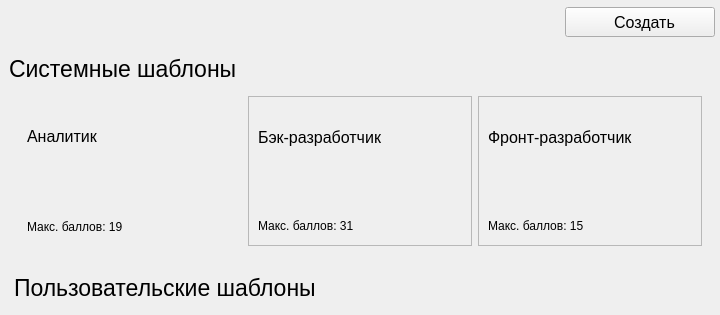
               <widget class="QWidget" name="questionsPage">
                <layout class="QVBoxLayout" name="verticalLayout_13">
                 <property name="spacing">
                  <number>2</number>
                 </property>
                 <property name="leftMargin">
                  <number>0</number>
                 </property>
                 <property name="topMargin">
                  <number>0</number>
                 </property>
                 <property name="rightMargin">
                  <number>0</number>
                 </property>
                 <property name="bottomMargin">
                  <number>0</number>
                 </property>
                 <item alignment="Qt::AlignRight">
                  <widget class="QWidget" name="addWidget" native="true">
                   <property name="minimumSize">
                    <size>
                     <width>160</width>
                     <height>45</height>
                    </size>
                   </property>
                   <property name="maximumSize">
                    <size>
                     <width>160</width>
                     <height>45</height>
                    </size>
                   </property>
                   <layout class="QHBoxLayout" name="horizontalLayout_5">
                    <property name="spacing">
                     <number>5</number>
                    </property>
                    <property name="leftMargin">
                     <number>5</number>
                    </property>
                    <property name="topMargin">
                     <number>5</number>
                    </property>
                    <property name="rightMargin">
                     <number>5</number>
                    </property>
                    <property name="bottomMargin">
                     <number>5</number>
                    </property>
                    <item>
                     <widget class="QPushButton" name="addQuestionaryBtn">
                      <property name="minimumSize">
                       <size>
                        <width>150</width>
                        <height>30</height>
                       </size>
                      </property>
                      <property name="maximumSize">
                       <size>
                        <width>150</width>
                        <height>30</height>
                       </size>
                      </property>
                      <property name="font">
                       <font>
                        <pointsize>12</pointsize>
                       </font>
                      </property>
                      <property name="text">
                       <string>  Создать</string>
                      </property>
                      <property name="icon">
                       <iconset resource="../Qss/icons/_icons.qrc">
                        <normaloff>:/font_awesome_regular/icons/font_awesome/regular/square-plus.png</normaloff>:/font_awesome_regular/icons/font_awesome/regular/square-plus.png</iconset>
                      </property>
                      <property name="iconSize">
                       <size>
                        <width>24</width>
                        <height>24</height>
                       </size>
                      </property>
                     </widget>
                    </item>
                   </layout>
                  </widget>
                 </item>
                 <item>
                  <widget class="QWidget" name="systemWidgets" native="true">
                   <property name="minimumSize">
                    <size>
                     <width>0</width>
                     <height>217</height>
                    </size>
                   </property>
                   <property name="sizeIncrement">
                    <size>
                     <width>0</width>
                     <height>217</height>
                    </size>
                   </property>
                   <layout class="QVBoxLayout" name="verticalLayout_20">
                    <item>
                     <widget class="QLabel" name="labelSys">
                      <property name="minimumSize">
                       <size>
                        <width>0</width>
                        <height>25</height>
                       </size>
                      </property>
                      <property name="maximumSize">
                       <size>
                        <width>16777215</width>
                        <height>25</height>
                       </size>
                      </property>
                      <property name="font">
                       <font>
                        <pointsize>17</pointsize>
                       </font>
                      </property>
                      <property name="text">
                       <string>Cистемные шаблоны</string>
                      </property>
                     </widget>
                    </item>
                    <item alignment="Qt::AlignTop">
                     <widget class="QWidget" name="systemTemplates" native="true">
                      <layout class="QHBoxLayout" name="horizontalLayout_12">
                       <item>
                        <widget class="QFrame" name="analystTemplateFrame">
                         <property name="minimumSize">
                          <size>
                           <width>150</width>
                           <height>150</height>
                          </size>
                         </property>
                         <property name="maximumSize">
                          <size>
                           <width>250</width>
                           <height>150</height>
                          </size>
                         </property>
                         <property name="frameShape">
                          <enum>QFrame::NoFrame</enum>
                         </property>
                         <property name="frameShadow">
                          <enum>QFrame::Raised</enum>
                         </property>
                         <layout class="QVBoxLayout" name="verticalLayout_22">
                          <item alignment="Qt::AlignVCenter">
                           <widget class="QLabel" name="label1">
                            <property name="minimumSize">
                             <size>
                              <width>0</width>
                              <height>0</height>
                             </size>
                            </property>
                            <property name="maximumSize">
                             <size>
                              <width>16777215</width>
                              <height>16777215</height>
                             </size>
                            </property>
                            <property name="font">
                             <font>
                              <pointsize>12</pointsize>
                             </font>
                            </property>
                            <property name="text">
                             <string>Аналитик</string>
                            </property>
                            <property name="wordWrap">
                             <bool>true</bool>
                            </property>
                           </widget>
                          </item>
                          <item alignment="Qt::AlignBottom">
                           <widget class="QLabel" name="label3">
                            <property name="minimumSize">
                             <size>
                              <width>0</width>
                              <height>20</height>
                             </size>
                            </property>
                            <property name="maximumSize">
                             <size>
                              <width>16777215</width>
                              <height>20</height>
                             </size>
                            </property>
                            <property name="text">
                             <string>Макс. баллов: 19</string>
                            </property>
                           </widget>
                          </item>
                         </layout>
                        </widget>
                       </item>
                       <item>
                        <widget class="QFrame" name="backTemplateFrame">
                         <property name="minimumSize">
                          <size>
                           <width>0</width>
                           <height>150</height>
                          </size>
                         </property>
                         <property name="maximumSize">
                          <size>
                           <width>250</width>
                           <height>150</height>
                          </size>
                         </property>
                         <property name="frameShape">
                          <enum>QFrame::StyledPanel</enum>
                         </property>
                         <property name="frameShadow">
                          <enum>QFrame::Raised</enum>
                         </property>
                         <layout class="QVBoxLayout" name="verticalLayout_23">
                          <item>
                           <widget class="QLabel" name="label2">
                            <property name="minimumSize">
                             <size>
                              <width>0</width>
                              <height>0</height>
                             </size>
                            </property>
                            <property name="font">
                             <font>
                              <pointsize>12</pointsize>
                             </font>
                            </property>
                            <property name="text">
                             <string>Бэк-разработчик</string>
                            </property>
                            <property name="wordWrap">
                             <bool>true</bool>
                            </property>
                           </widget>
                          </item>
                          <item alignment="Qt::AlignBottom">
                           <widget class="QLabel" name="label4">
                            <property name="minimumSize">
                             <size>
                              <width>0</width>
                              <height>20</height>
                             </size>
                            </property>
                            <property name="maximumSize">
                             <size>
                              <width>16777215</width>
                              <height>20</height>
                             </size>
                            </property>
                            <property name="text">
                             <string>Макс. баллов: 31</string>
                            </property>
                            <property name="textInteractionFlags">
                             <set>Qt::NoTextInteraction</set>
                            </property>
                           </widget>
                          </item>
                         </layout>
                        </widget>
                       </item>
                       <item>
                        <widget class="QFrame" name="frontTemplateFrame">
                         <property name="minimumSize">
                          <size>
                           <width>0</width>
                           <height>150</height>
                          </size>
                         </property>
                         <property name="maximumSize">
                          <size>
                           <width>250</width>
                           <height>150</height>
                          </size>
                         </property>
                         <property name="frameShape">
                          <enum>QFrame::StyledPanel</enum>
                         </property>
                         <property name="frameShadow">
                          <enum>QFrame::Raised</enum>
                         </property>
                         <layout class="QVBoxLayout" name="verticalLayout_24">
                          <item>
                           <widget class="QLabel" name="label_7">
                            <property name="minimumSize">
                             <size>
                              <width>0</width>
                              <height>0</height>
                             </size>
                            </property>
                            <property name="font">
                             <font>
                              <pointsize>12</pointsize>
                             </font>
                            </property>
                            <property name="text">
                             <string>Фронт-разработчик</string>
                            </property>
                            <property name="wordWrap">
                             <bool>true</bool>
                            </property>
                           </widget>
                          </item>
                          <item alignment="Qt::AlignBottom">
                           <widget class="QLabel" name="label_8">
                            <property name="minimumSize">
                             <size>
                              <width>0</width>
                              <height>20</height>
                             </size>
                            </property>
                            <property name="maximumSize">
                             <size>
                              <width>16777215</width>
                              <height>20</height>
                             </size>
                            </property>
                            <property name="text">
                             <string>Макс. баллов: 15</string>
                            </property>
                           </widget>
                          </item>
                         </layout>
                        </widget>
                       </item>
                      </layout>
                     </widget>
                    </item>
                   </layout>
                  </widget>
                 </item>
                 <item alignment="Qt::AlignTop">
                  <widget class="QWidget" name="usersWidgets" native="true">
                   <property name="minimumSize">
                    <size>
                     <width>720</width>
                     <height>0</height>
                    </size>
                   </property>
                   <layout class="QVBoxLayout" name="verticalLayout_21">
                    <item alignment="Qt::AlignLeft">
                     <widget class="QWidget" name="widget_44" native="true">
                      <property name="minimumSize">
                       <size>
                        <width>330</width>
                        <height>0</height>
                       </size>
                      </property>
                      <layout class="QHBoxLayout" name="horizontalLayout_46">
                       <property name="spacing">
                        <number>0</number>
                       </property>
                       <property name="leftMargin">
                        <number>0</number>
                       </property>
                       <property name="topMargin">
                        <number>0</number>
                       </property>
                       <property name="rightMargin">
                        <number>0</number>
                       </property>
                       <property name="bottomMargin">
                        <number>0</number>
                       </property>
                       <item>
                        <widget class="QLabel" name="labelUser">
                         <property name="minimumSize">
                          <size>
                           <width>320</width>
                           <height>25</height>
                          </size>
                         </property>
                         <property name="maximumSize">
                          <size>
                           <width>310</width>
                           <height>25</height>
                          </size>
                         </property>
                         <property name="font">
                          <font>
                           <pointsize>17</pointsize>
                          </font>
                         </property>
                         <property name="toolTip">
                          <string>Не более 3</string>
                         </property>
                         <property name="text">
                          <string>Пользовательские шаблоны</string>
                         </property>
                        </widget>
                       </item>
                      </layout>
                     </widget>
                    </item>
                    <item alignment="Qt::AlignTop">
                     <widget class="QWidget" name="usersTemplates" native="true">
                      <layout class="QHBoxLayout" name="horizontalLayout_13">
                       <property name="spacing">
                        <number>0</number>
                       </property>
                       <property name="leftMargin">
                        <number>0</number>
                       </property>
                       <property name="topMargin">
                        <number>0</number>
                       </property>
                       <property name="rightMargin">
                        <number>0</number>
                       </property>
                       <property name="bottomMargin">
                        <number>0</number>
                       </property>
                      </layout>
                     </widget>
                    </item>
                   </layout>
                  </widget>
                 </item>
                </layout>
               </widget>
